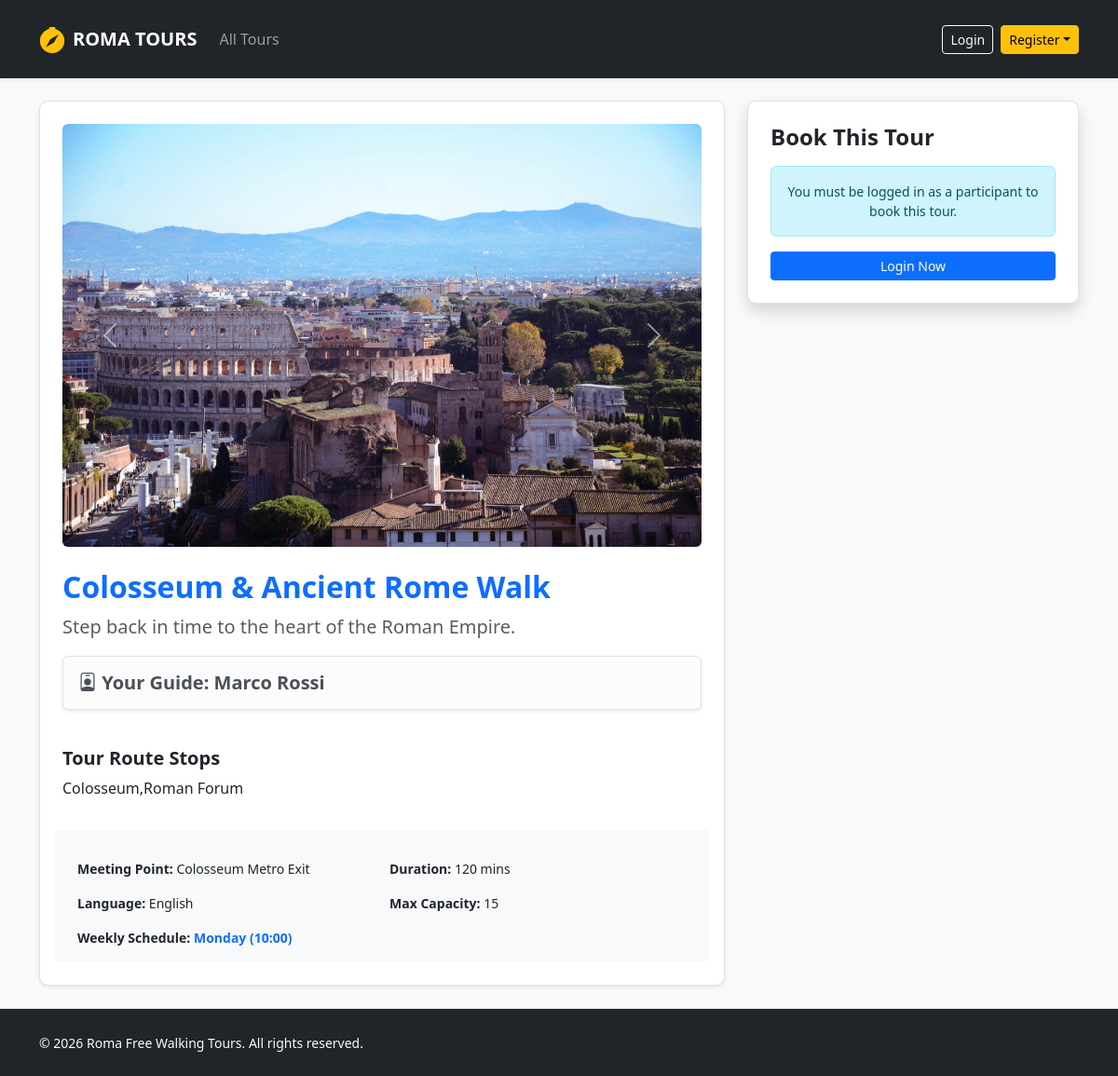
/tour/detail/1, run on an earlier commit of the app's database.
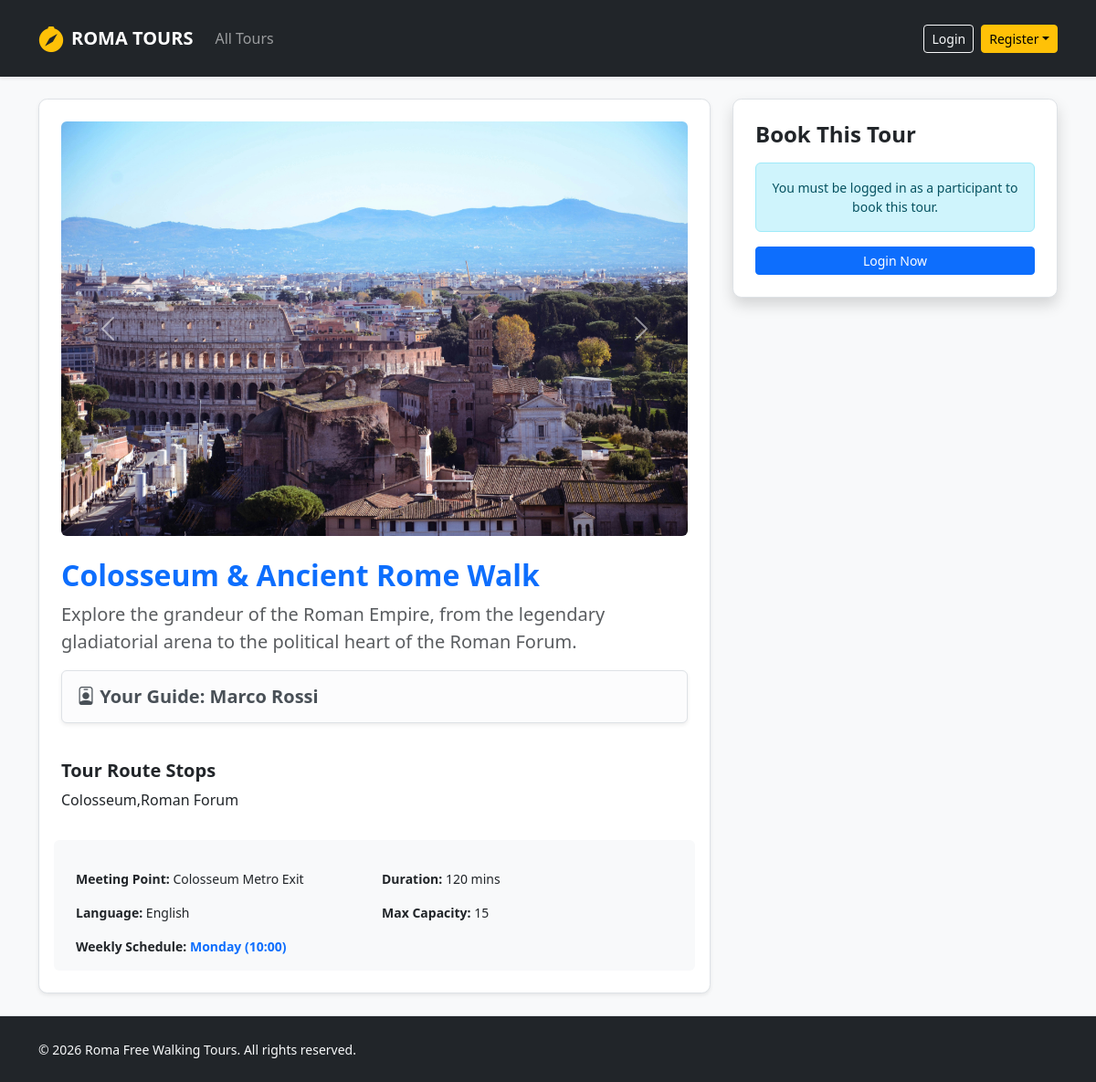
And on a later commit of the database.
### tables this page shows
CREATE TABLE tours (
            id INTEGER PRIMARY KEY AUTOINCREMENT,
            guide_id INTEGER NOT NULL,
            title TEXT NOT NULL,
            meeting_point TEXT NOT NULL,
            duration INTEGER NOT NULL,
            language TEXT NOT NULL,
            max_participants INTEGER NOT NULL,
            description TEXT NOT NULL,
            stops TEXT NOT NULL,
            photos TEXT NOT NULL,
            FOREIGN KEY (guide_id) REFERENCES users(id) ON DELETE CASCADE
        );

CREATE TABLE users (
            id INTEGER PRIMARY KEY AUTOINCREMENT,
            name TEXT NOT NULL,
            surname TEXT NOT NULL,
            email TEXT UNIQUE NOT NULL,
            password TEXT NOT NULL,
            role TEXT CHECK(role IN ('guide', 'participant', 'administrator')) NOT NULL,
            languages TEXT
        );

### routes/participant_routes.py (the view)
@participant_bp.route("/tour/detail/<int:tour_id>")
def tour_detail(tour_id):
    tour = tours_dao.get_tour_by_id(tour_id)
    if not tour:
        flash("Tour not found.", "danger")
        return redirect(url_for("home"))
    photos_list = tour['photos'].split(',') if tour['photos'] else []
    return render_template("tour_detail.html", tour=tour, photos=photos_list)

### dao/tours_dao.py (called while the page is built)
def get_tour_by_id(p_tour_id):
    query = """
        SELECT t.*, u.name as guide_name, u.surname as guide_surname,
               GROUP_CONCAT(ts.day_of_week || ' (' || ts.start_time || ')', ', ') as schedule
        FROM tours t
        LEFT JOIN tour_schedule ts ON t.id = ts.tour_id
        JOIN users u ON t.guide_id = u.id
        WHERE t.id = ?
        GROUP BY t.id
    """
    conn = sqlite3.connect(DB_FILE_PATH)
    conn.row_factory = sqlite3.Row
    cursor = conn.cursor()
    cursor.execute(query, (p_tour_id,))
    tour = cursor.fetchone()
    conn.close()
    return tour

### templates/tour_detail.html (shortened to what this page needs)
{% extends 'base.html' %}
{% block content %}
<div class="col-md-8">
  <div class="card shadow-sm border p-4 mb-4">
    <div id="tourCarousel" class="carousel slide mb-4" data-bs-ride="carousel">
      <div class="carousel-inner">
        {% for photo in photos %}
        <div class="carousel-item {{ 'active' if loop.first }}">
          <img src="{{ url_for('static', filename='images/' + photo.strip()) }}"
               class="d-block w-100 rounded"
               alt="Tour Photo">
        </div>
        {% endfor %}
      </div>
      <button class="carousel-control-prev" type="button" data-bs-target="#tourCarousel" data-bs-slide="prev">
        <span class="carousel-control-prev-icon"></span>
      </button>
      <button class="carousel-control-next" type="button" data-bs-target="#tourCarousel" data-bs-slide="next">
        <span class="carousel-control-next-icon"></span>
      </button>
    </div>
    <h2 class="text-primary fw-bold">{{ tour.title }}</h2>
    <p class="lead text-muted">{{ tour.description }}</p>
    <div class="alert alert-light border shadow-sm">
        <h5 class="fw-bold mb-0">
            <i class="bi bi-person-badge"></i> Your Guide: {{ tour.guide_name }} {{ tour.guide_surname }}
        </h5>
    </div>
    <h5 class="mt-4 fw-bold">Tour Route Stops</h5>
    <p>{{ tour.stops }}</p>
    <div class="row g-3 mt-3 bg-light p-3 rounded small">
      <div class="col-6"><strong>Meeting Point:</strong> {{ tour.meeting_point }}</div>
      <div class="col-6"><strong>Duration:</strong> {{ tour.duration }} mins</div>
      <div class="col-6"><strong>Language:</strong> {{ tour.language }}</div>
      <div class="col-6"><strong>Max Capacity:</strong> {{ tour.max_participants }}</div>
      <div class="col-12">
          <strong>Weekly Schedule:</strong>
          <span class="text-primary fw-bold">{{ tour.schedule if tour.schedule else 'No schedule set' }}</span>
      </div>
    </div>
  </div>
</div>
<div class="col-md-4">
  <div class="card shadow border p-4">
    <h4 class="fw-bold mb-3">Book This Tour</h4>
    {% if current_user.is_authenticated and current_user.role == 'participant' %}
    <form action="{{ url_for('participant.book_tour', tour_id=tour.id) }}" method="POST">
      <div class="mb-3">
        <label for="txt_date" class="form-label small fw-bold">Choose Date</label>
        <input type="date" class="form-control" name="txt_date" id="txt_date" required>
        <script>
        // Users cannot choose past date
        document.getElementById('txt_date').min = new Date().toISOString().split('T')[0];
        </script>
        </div>
      <div class="mb-3">
        <label for="txt_count" class="form-label small fw-bold">Additional Guests</label>
        <select class="form-select" name="txt_count" id="txt_count" onchange="generateInputs()">
          <option value="0">Just Me (0 extra)</option>
          <option value="1">+1 Guest</option>
          <option value="2">+2 Guests</option>
          <option value="3">+3 Guests</option>
        </select>
      </div>
      <div id="nameInputs" class="mb-3"></div>
      <button type="submit" class="btn btn-success w-100 py-2 fw-bold shadow-sm">Confirm Booking</button>
    </form>
    {% elif current_user.is_authenticated %}
      <div class="alert alert-warning small text-center">Only logged-in participants can make a booking.</div>
    {% else %}
      <div class="alert alert-info small text-center mb-3">You must be logged in as a participant to book this tour.</div>
      <a href="{{ url_for('auth.login') }}" class="btn btn-primary w-100 btn-sm">Login Now</a>
    {% endif %}
  </div>
</div>
{% endblock %}

### templates/base.html (shortened to what this page needs)
<!DOCTYPE html>
<html lang="en">
<head>
  <link href="https://cdn.jsdelivr.net/npm/bootstrap@5.3.2/dist/css/bootstrap.min.css" rel="stylesheet">
  <link rel="stylesheet" href="https://cdn.jsdelivr.net/npm/bootstrap-icons@1.11.3/font/bootstrap-icons.min.css">
  <link rel="stylesheet" href="{{ url_for('static', filename='css/styles.css') }}">
</head>
<body class="d-flex flex-column min-vh-100">
  <header>
    <nav class="navbar navbar-expand-lg navbar-dark bg-dark shadow-sm py-3 mb-4">
      <div class="container">
        <a class="navbar-brand d-flex align-items-center fw-bold text-uppercase tracking-wider" href="{{ url_for('roma_tours') }}">
          <i class="bi bi-compass-fill me-2 text-warning fs-3"></i> Roma Tours
        </a>
        <div class="collapse navbar-collapse" id="mainNav">
          <ul class="navbar-nav me-auto mb-2 mb-lg-0">
            <li class="nav-item">
              <a class="nav-link {% if request.endpoint == 'home' %}active{% endif %}" href="{{ url_for('home') }}">All Tours</a>
            </li>
          </ul>
          <div class="d-flex align-items-center gap-2">
            {% if current_user.is_authenticated %}
              <span class="text-light me-2 small">
                <i class="bi bi-person-circle me-1 text-warning"></i> {{ current_user.name }}
              </span>
              {% if current_user.role == 'administrator' %}
                <a href="{{ url_for('auth.profile_admin') }}" class="btn btn-outline-warning btn-sm">Admin Dashboard</a>
              {% elif current_user.role == 'guide' %}
                <a href="{{ url_for('auth.profile_guide') }}" class="btn btn-outline-warning btn-sm">Guide Profile</a>
              {% else %}
                <a href="{{ url_for('auth.profile_participant') }}" class="btn btn-outline-warning btn-sm">My Bookings</a>
              {% endif %}
              <a href="{{ url_for('auth.logout') }}" class="btn btn-danger btn-sm">Logout</a>
            {% else %}
              <a href="{{ url_for('auth.login') }}" class="btn btn-outline-light btn-sm">Login</a>
              <div class="dropdown">
                <button class="btn btn-warning btn-sm dropdown-toggle" type="button" data-bs-toggle="dropdown">Register</button>
              </div>
            {% endif %}
          </div>
        </div>
      </div>
    </nav>
  </header>
  <main class="container flex-grow-1">
    <div class="row g-4">
      {% block content %}{% endblock %}
    </div>
  </main>
  <footer class="mt-auto border-top bg-dark text-light">
    <div class="container py-4">
      <div class="row align-items-center">
        <div class="col-12 col-md-6 text-center text-md-start">
          <span class="small">© 2026 Roma Free Walking Tours. All rights reserved.</span>
        </div>
      </div>
    </div>
  </footer>
</body>
</html>

### static/css/styles.css (style rules this page uses)
body { background-color: #f8f9fa; font-family: 'Segoe UI', Tahoma, Geneva, Verdana, sans-serif; font-size: 1rem; }
.card { border: none; border-radius: 0.6rem; transition: transform 0.2s ease, box-shadow 0.2s ease; }

What changed in the data, as far as the page shows it:
changed tours "Colosseum & Ancient Rome Walk": description "Step back in time to the heart of the Roman Empire." → "Explore the grandeur of the Roman Empire, from the legendary gladiatorial arena to the political heart of the Roman Forum."
